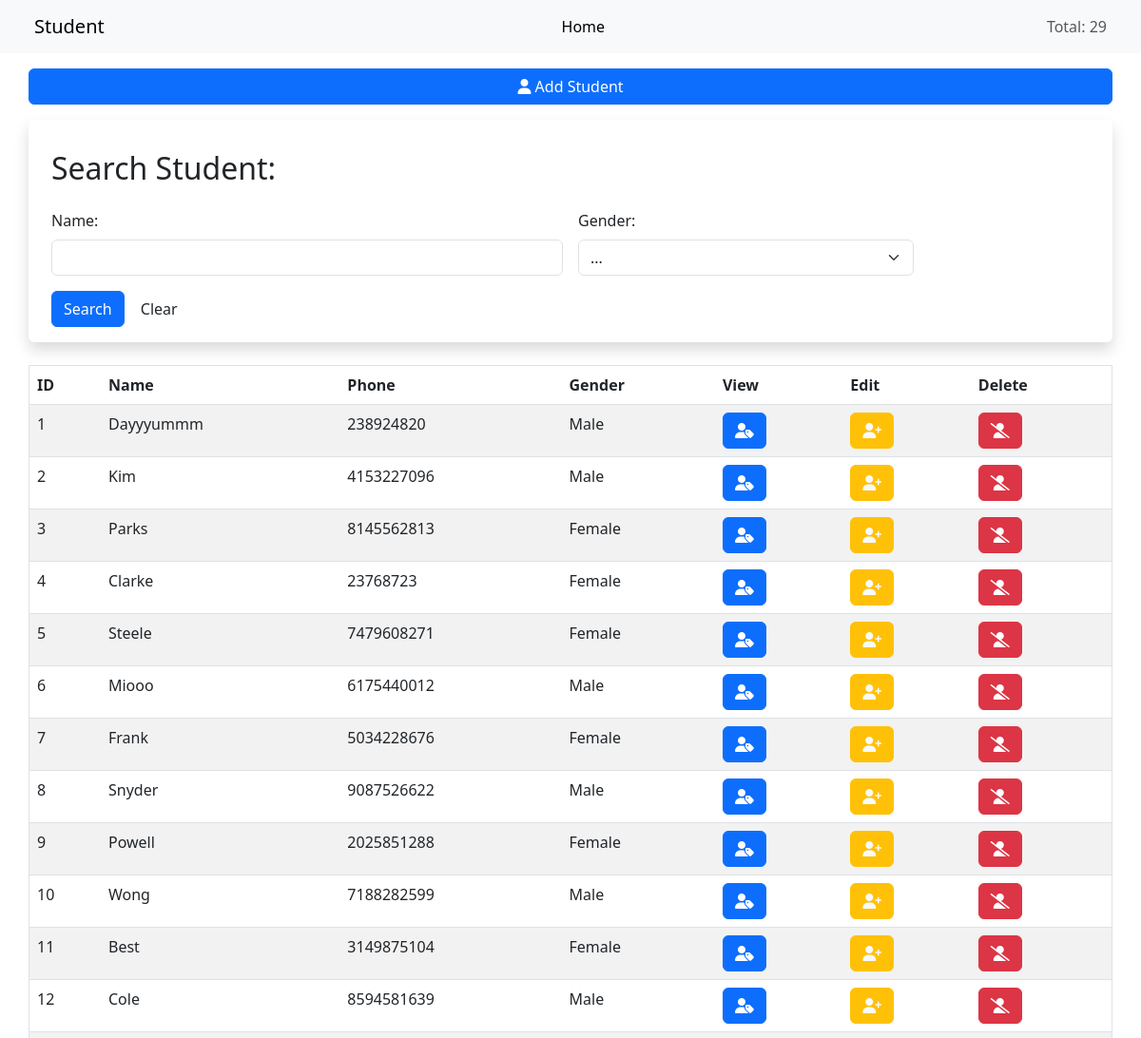
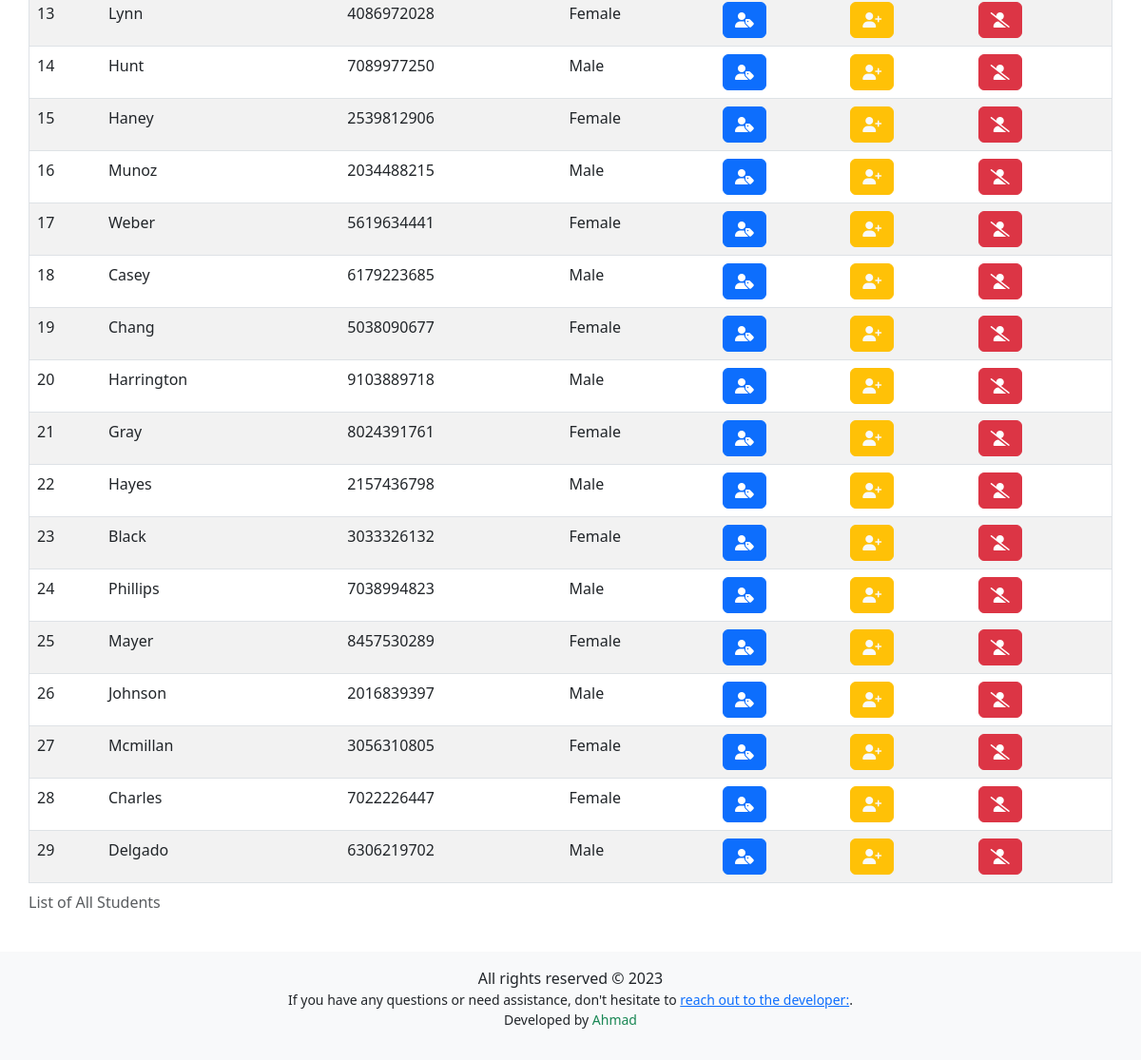
/view, run on the app's committed database (2 pictures, top to bottom).
### app.py (models this page shows, shortened)
class Students(db.Model):
    id = db.Column(db.Integer, primary_key=True)
    name = db.Column(db.String(18), nullable=False)
    phone = db.Column(db.Integer, nullable=False)
    gender = db.Column(db.String(10), nullable=False)
    created = db.Column(db.Integer, nullable=False)
    modified = db.Column(db.Integer)

### app.py (the view)
@app.route('/view')
def webviewLand():
    students = Students.query.all()
    return render_template('webview.html', students=students)

### templates/webview.html (shortened to what this page needs)
<!DOCTYPE html>
<html lang="en">
<head>
	<link rel="stylesheet" type="text/css" href="https://cdn.datatables.net/1.10.15/css/dataTables.jqueryui.min.css" />
	<link href="https://cdn.jsdelivr.net/npm/bootstrap@5.3.0-alpha3/dist/css/bootstrap.min.css" rel="stylesheet"
>
</head>
<body>
	<nav class="navbar bg-light px-4">
		<div class="container-fluid">
			<a class="navbar-brand">Student</a>
			<ul class="navbar-nav">
				<li class="nav-item">
					<a class="nav-link active" aria-current="page" href="/">Home</a>
				</li>
			</ul>
			<span class="navbar-text">
				Total: {{ students|length }}
			</span>
		</div>
	</nav>
	<div class="container my-3">
		<div class="row">
			<div class="d-grid gap-3 p-0">
				<a href="/students/addNew" class="btn btn-primary" role="button"><i class="fas fa-user"></i> Add
					Student</a>
				<form class="row g-3 shadow p-3 bg-body rounded m-0 mb-4">
					<h2>Search Student:</h2>
					<div class="col-md-6">
						<label for="name" class="form-label">Name:</label>
						<input id="name" type="text" class="form-control">
					</div>
					<div class="col-md-4">
						<label for="gender" class="form-label">Gender:</label>
						<select id="gender" class="form-select">
							<option value="" selected>...</option>
						</select>
					</div>
					<div class="col-12">
						<button type="button" id="search" class="btn btn-primary"
							onclick="filterTableButton()">Search</button>
						<button type="reset" id="clear" class="btn" onclick="resetList()">Clear</button>
					</div>
				</form>
			</div>
			<table id="myTable" class="table table-striped table-responsive table-hover border">
				<caption id="caption">List of All Students</caption>
				<thead class="thead-dark">
					<tr>
						<th>ID</th>
						<th>Name</th>
						<th>Phone</th>
						<th>Gender</th>
						<th>View</th>
						<th>Edit</th>
						<th>Delete</th>
					</tr>
				</thead>
				<tbody>
					{% for student in students %}
					<tr>
						<td>{{ student.id }}</td>
						<td>{{ student.name }}</td>
						<td>{{ student.phone }}</td>
						<td><span>{{ student.gender }}</span></td>
						<td>
							<a href="/students/{{ student.id }}" class="btn btn-primary"> <i
									class="fas fa-user-tag"></i></a>
						</td>
						<td>
							<a href="/students/edit/{{ student.id }}" class="btn btn-warning"> <i
									class="fas fa-user-plus text-light"></i></a>
						</td>
						<td>
							<a onclick="deleteStudent('{{ student.id }}');" class="btn btn-primary btn-danger"> <i
									class="fas fa-user-slash"></i></a>
						</td>
					</tr>
					{% endfor %}
				</tbody>
			</table>
		</div>
	</div>
	<footer style="background-color: #f8f9fa; padding: 1rem 0;">
        <div class="container">
            <p class="text-center mb-0">All rights reserved &copy; 2023</p>
            <p class="text-center small">If you have any questions or need assistance, don't hesitate to <a
                    href="mailto:trig-duo.07@icloud.com">reach out to the developer:</a>. <br>
				Developed by <span class="text-success">Ahmad</span></p>
        </div>
    </footer>
</body>
</html>

### data on the page
Students: id "1", name "Dayyyummm", phone "238924820", gender "Male"
Students: id "2", name "Kim", phone "4153227096", gender "Male"
Students: id "3", name "Parks", phone "8145562813", gender "Female"
Students: id "4", name "Clarke", phone "23768723", gender "Female"
Students: id "5", name "Steele", phone "7479608271", gender "Female"
Students: id "6", name "Miooo", phone "6175440012", gender "Male"
Students: id "7", name "Frank", phone "5034228676", gender "Female"
Students: id "8", name "Snyder", phone "9087526622", gender "Male"
Students: id "9", name "Powell", phone "2025851288", gender "Female"
Students: id "10", name "Wong", phone "7188282599", gender "Male"
Students: id "11", name "Best", phone "3149875104", gender "Female"
Students: id "12", name "Cole", phone "8594581639", gender "Male"
Students: id "13", name "Lynn", phone "4086972028", gender "Female"
Students: id "14", name "Hunt", phone "7089977250", gender "Male"
Students: id "15", name "Haney", phone "2539812906", gender "Female"
Students: id "16", name "Munoz", phone "2034488215", gender "Male"
Students: id "17", name "Weber", phone "5619634441", gender "Female"
Students: id "18", name "Casey", phone "6179223685", gender "Male"
Students: id "19", name "Chang", phone "5038090677", gender "Female"
Students: id "20", name "Harrington", phone "9103889718", gender "Male"
Students: id "21", name "Gray", phone "8024391761", gender "Female"
Students: id "22", name "Hayes", phone "2157436798", gender "Male"
Students: id "23", name "Black", phone "3033326132", gender "Female"
Students: id "24", name "Phillips", phone "7038994823", gender "Male"
Students: id "25", name "Mayer", phone "8457530289", gender "Female"
Students: id "26", name "Johnson", phone "2016839397", gender "Male"
Students: id "27", name "Mcmillan", phone "3056310805", gender "Female"
Students: id "28", name "Charles", phone "7022226447", gender "Female"
Students: id "29", name "Delgado", phone "6306219702", gender "Male"

### other printed values
{{ students|length }} "29"
